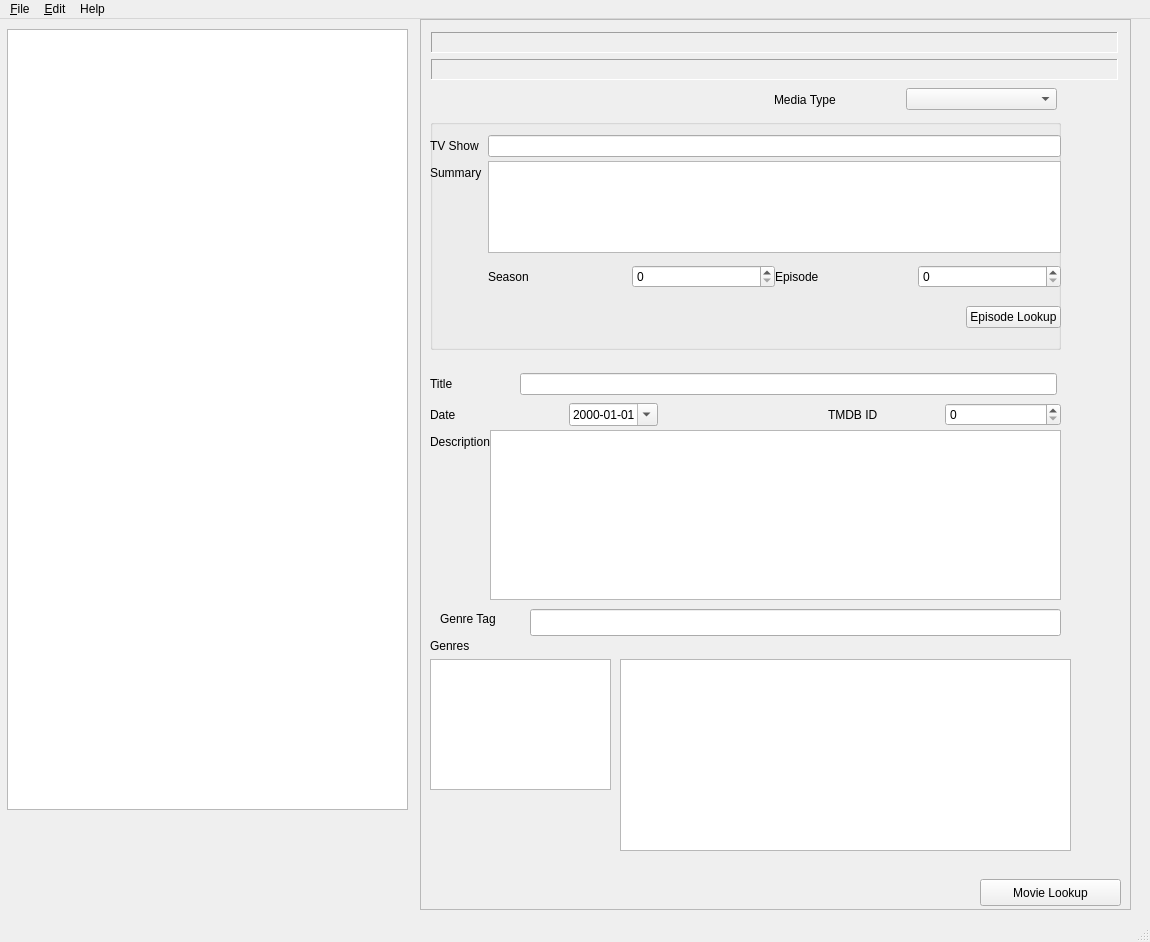
<?xml version="1.0" encoding="UTF-8"?>
<ui version="4.0">
 <class>MainWindow</class>
 <widget class="QMainWindow" name="MainWindow">
  <property name="geometry">
   <rect>
    <x>0</x>
    <y>0</y>
    <width>1150</width>
    <height>942</height>
   </rect>
  </property>
  <property name="windowTitle">
   <string>Tag Media</string>
  </property>
  <widget class="QWidget" name="centralwidget">
   <property name="sizePolicy">
    <sizepolicy hsizetype="Expanding" vsizetype="Expanding">
     <horstretch>2</horstretch>
     <verstretch>1</verstretch>
    </sizepolicy>
   </property>
   <widget class="QListWidget" name="FileList">
    <property name="geometry">
     <rect>
      <x>7</x>
      <y>10</y>
      <width>401</width>
      <height>781</height>
     </rect>
    </property>
    <property name="sizePolicy">
     <sizepolicy hsizetype="Maximum" vsizetype="MinimumExpanding">
      <horstretch>0</horstretch>
      <verstretch>0</verstretch>
     </sizepolicy>
    </property>
   </widget>
   <widget class="QFrame" name="MediaInfoFrame">
    <property name="enabled">
     <bool>true</bool>
    </property>
    <property name="geometry">
     <rect>
      <x>420</x>
      <y>0</y>
      <width>711</width>
      <height>891</height>
     </rect>
    </property>
    <property name="sizePolicy">
     <sizepolicy hsizetype="Expanding" vsizetype="Expanding">
      <horstretch>1</horstretch>
      <verstretch>0</verstretch>
     </sizepolicy>
    </property>
    <property name="frameShape">
     <enum>QFrame::StyledPanel</enum>
    </property>
    <property name="frameShadow">
     <enum>QFrame::Sunken</enum>
    </property>
    <property name="lineWidth">
     <number>2</number>
    </property>
    <widget class="QGroupBox" name="TVShowGroup">
     <property name="enabled">
      <bool>true</bool>
     </property>
     <property name="geometry">
      <rect>
       <x>10</x>
       <y>100</y>
       <width>631</width>
       <height>231</height>
      </rect>
     </property>
     <property name="minimumSize">
      <size>
       <width>0</width>
       <height>0</height>
      </size>
     </property>
     <property name="title">
      <string/>
     </property>
     <widget class="QWidget" name="layoutWidget">
      <property name="geometry">
       <rect>
        <x>0</x>
        <y>10</y>
        <width>631</width>
        <height>211</height>
       </rect>
      </property>
      <layout class="QFormLayout" name="formLayout">
       <property name="verticalSpacing">
        <number>4</number>
       </property>
       <property name="topMargin">
        <number>6</number>
       </property>
       <property name="bottomMargin">
        <number>6</number>
       </property>
       <item row="0" column="0">
        <widget class="QLabel" name="TVShowLabel">
         <property name="text">
          <string>TV Show</string>
         </property>
         <property name="buddy">
          <cstring>TVShow</cstring>
         </property>
        </widget>
       </item>
       <item row="0" column="1">
        <widget class="QLineEdit" name="TVShow"/>
       </item>
       <item row="1" column="0">
        <widget class="QLabel" name="SummaryLabel">
         <property name="text">
          <string>Summary</string>
         </property>
        </widget>
       </item>
       <item row="2" column="1">
        <layout class="QHBoxLayout" name="horizontalLayout_4">
         <property name="topMargin">
          <number>4</number>
         </property>
         <property name="bottomMargin">
          <number>4</number>
         </property>
         <item>
          <layout class="QHBoxLayout" name="horizontalLayout_2">
           <property name="topMargin">
            <number>4</number>
           </property>
           <property name="bottomMargin">
            <number>4</number>
           </property>
           <item>
            <widget class="QLabel" name="SeasonLabel">
             <property name="text">
              <string>Season</string>
             </property>
             <property name="alignment">
              <set>Qt::AlignLeading|Qt::AlignLeft|Qt::AlignVCenter</set>
             </property>
            </widget>
           </item>
           <item>
            <widget class="QSpinBox" name="TVSeason">
             <property name="maximum">
              <number>9999</number>
             </property>
            </widget>
           </item>
          </layout>
         </item>
         <item>
          <layout class="QHBoxLayout" name="horizontalLayout_3">
           <property name="topMargin">
            <number>4</number>
           </property>
           <property name="bottomMargin">
            <number>4</number>
           </property>
           <item>
            <widget class="QLabel" name="EpisodeLabel">
             <property name="text">
              <string>Episode</string>
             </property>
            </widget>
           </item>
           <item>
            <widget class="QSpinBox" name="TVEpisode"/>
           </item>
          </layout>
         </item>
        </layout>
       </item>
       <item row="4" column="1">
        <layout class="QHBoxLayout" name="horizontalLayout_5">
         <property name="topMargin">
          <number>6</number>
         </property>
         <property name="bottomMargin">
          <number>6</number>
         </property>
         <item>
          <spacer name="horizontalSpacer_2">
           <property name="orientation">
            <enum>Qt::Horizontal</enum>
           </property>
           <property name="sizeHint" stdset="0">
            <size>
             <width>40</width>
             <height>20</height>
            </size>
           </property>
          </spacer>
         </item>
         <item>
          <widget class="QPushButton" name="TVMetadataLookup">
           <property name="text">
            <string>Episode Lookup</string>
           </property>
           <property name="icon">
            <iconset theme="edit-find">
             <normaloff>.</normaloff>.</iconset>
           </property>
          </widget>
         </item>
        </layout>
       </item>
       <item row="1" column="1">
        <widget class="QTextEdit" name="TVShowSummary"/>
       </item>
      </layout>
     </widget>
    </widget>
    <widget class="QPushButton" name="MovieMetadataLookup">
     <property name="geometry">
      <rect>
       <x>560</x>
       <y>860</y>
       <width>141</width>
       <height>27</height>
      </rect>
     </property>
     <property name="text">
      <string>Movie Lookup</string>
     </property>
     <property name="icon">
      <iconset theme="search">
       <normaloff>.</normaloff>.</iconset>
     </property>
    </widget>
    <widget class="QWidget" name="layoutWidget">
     <property name="geometry">
      <rect>
       <x>11</x>
       <y>11</y>
       <width>691</width>
       <height>52</height>
      </rect>
     </property>
     <layout class="QVBoxLayout" name="verticalLayout_2">
      <property name="sizeConstraint">
       <enum>QLayout::SetMinimumSize</enum>
      </property>
      <property name="topMargin">
       <number>2</number>
      </property>
      <property name="rightMargin">
       <number>4</number>
      </property>
      <property name="bottomMargin">
       <number>2</number>
      </property>
      <item>
       <widget class="QLabel" name="CurrentDirectory">
        <property name="autoFillBackground">
         <bool>true</bool>
        </property>
        <property name="frameShape">
         <enum>QFrame::Panel</enum>
        </property>
        <property name="frameShadow">
         <enum>QFrame::Sunken</enum>
        </property>
        <property name="text">
         <string/>
        </property>
       </widget>
      </item>
      <item>
       <widget class="QLabel" name="CurrentFile">
        <property name="autoFillBackground">
         <bool>true</bool>
        </property>
        <property name="frameShape">
         <enum>QFrame::Panel</enum>
        </property>
        <property name="frameShadow">
         <enum>QFrame::Sunken</enum>
        </property>
        <property name="text">
         <string/>
        </property>
       </widget>
      </item>
     </layout>
    </widget>
    <widget class="QWidget" name="layoutWidget">
     <property name="geometry">
      <rect>
       <x>350</x>
       <y>60</y>
       <width>291</width>
       <height>41</height>
      </rect>
     </property>
     <layout class="QHBoxLayout" name="horizontalLayout_6" stretch="5,6">
      <property name="leftMargin">
       <number>4</number>
      </property>
      <property name="topMargin">
       <number>6</number>
      </property>
      <property name="rightMargin">
       <number>4</number>
      </property>
      <property name="bottomMargin">
       <number>6</number>
      </property>
      <item>
       <widget class="QLabel" name="MediaTypeLabel">
        <property name="text">
         <string>Media Type</string>
        </property>
       </widget>
      </item>
      <item>
       <widget class="QComboBox" name="MediaType">
        <property name="sizePolicy">
         <sizepolicy hsizetype="Preferred" vsizetype="Fixed">
          <horstretch>1</horstretch>
          <verstretch>0</verstretch>
         </sizepolicy>
        </property>
       </widget>
      </item>
     </layout>
    </widget>
    <widget class="QLabel" name="GenreTagLabel">
     <property name="geometry">
      <rect>
       <x>20</x>
       <y>590</y>
       <width>91</width>
       <height>19</height>
      </rect>
     </property>
     <property name="text">
      <string>Genre Tag</string>
     </property>
    </widget>
    <widget class="QLineEdit" name="GenreTag">
     <property name="geometry">
      <rect>
       <x>110</x>
       <y>590</y>
       <width>531</width>
       <height>27</height>
      </rect>
     </property>
     <property name="readOnly">
      <bool>true</bool>
     </property>
    </widget>
    <widget class="QTableView" name="CastView">
     <property name="geometry">
      <rect>
       <x>200</x>
       <y>640</y>
       <width>451</width>
       <height>192</height>
      </rect>
     </property>
    </widget>
    <widget class="QWidget" name="">
     <property name="geometry">
      <rect>
       <x>10</x>
       <y>350</y>
       <width>631</width>
       <height>231</height>
      </rect>
     </property>
     <layout class="QVBoxLayout" name="verticalLayout">
      <property name="spacing">
       <number>0</number>
      </property>
      <item>
       <layout class="QHBoxLayout" name="horizontalLayout" stretch="1,6">
        <property name="sizeConstraint">
         <enum>QLayout::SetDefaultConstraint</enum>
        </property>
        <property name="topMargin">
         <number>4</number>
        </property>
        <property name="rightMargin">
         <number>4</number>
        </property>
        <property name="bottomMargin">
         <number>4</number>
        </property>
        <item>
         <widget class="QLabel" name="MediaTitleLabel">
          <property name="text">
           <string>Title</string>
          </property>
          <property name="buddy">
           <cstring>MediaTitle</cstring>
          </property>
         </widget>
        </item>
        <item>
         <widget class="QLineEdit" name="MediaTitle"/>
        </item>
       </layout>
      </item>
      <item>
       <layout class="QHBoxLayout" name="horizontalLayout_8" stretch="1,0,1">
        <item>
         <layout class="QHBoxLayout" name="DateLayout" stretch="5,1">
          <property name="topMargin">
           <number>4</number>
          </property>
          <property name="rightMargin">
           <number>6</number>
          </property>
          <property name="bottomMargin">
           <number>4</number>
          </property>
          <item>
           <widget class="QLabel" name="ReleasedDateLabel">
            <property name="sizePolicy">
             <sizepolicy hsizetype="Expanding" vsizetype="Preferred">
              <horstretch>1</horstretch>
              <verstretch>0</verstretch>
             </sizepolicy>
            </property>
            <property name="text">
             <string>Date </string>
            </property>
            <property name="alignment">
             <set>Qt::AlignLeading|Qt::AlignLeft|Qt::AlignVCenter</set>
            </property>
           </widget>
          </item>
          <item>
           <widget class="QDateEdit" name="ReleasedDate">
            <property name="displayFormat">
             <string>yyyy-MM-dd</string>
            </property>
            <property name="calendarPopup">
             <bool>true</bool>
            </property>
           </widget>
          </item>
         </layout>
        </item>
        <item>
         <spacer name="horizontalSpacer">
          <property name="orientation">
           <enum>Qt::Horizontal</enum>
          </property>
          <property name="sizeHint" stdset="0">
           <size>
            <width>164</width>
            <height>20</height>
           </size>
          </property>
         </spacer>
        </item>
        <item>
         <layout class="QHBoxLayout" name="horizontalLayout_7">
          <property name="topMargin">
           <number>2</number>
          </property>
          <property name="bottomMargin">
           <number>2</number>
          </property>
          <item>
           <widget class="QLabel" name="TMDBIDLabel">
            <property name="text">
             <string>TMDB ID</string>
            </property>
           </widget>
          </item>
          <item>
           <widget class="QSpinBox" name="TMDBID">
            <property name="maximum">
             <number>9999999</number>
            </property>
           </widget>
          </item>
         </layout>
        </item>
       </layout>
      </item>
      <item>
       <layout class="QFormLayout" name="formLayout_2">
        <item row="0" column="0">
         <widget class="QLabel" name="MediaDescriptionLabel">
          <property name="text">
           <string>Description</string>
          </property>
         </widget>
        </item>
        <item row="0" column="1">
         <widget class="QPlainTextEdit" name="MediaDescription"/>
        </item>
       </layout>
      </item>
     </layout>
    </widget>
    <widget class="QWidget" name="">
     <property name="geometry">
      <rect>
       <x>10</x>
       <y>620</y>
       <width>181</width>
       <height>151</height>
      </rect>
     </property>
     <layout class="QVBoxLayout" name="verticalLayout_3">
      <item>
       <widget class="QLabel" name="GenresLabel">
        <property name="text">
         <string>Genres</string>
        </property>
       </widget>
      </item>
      <item>
       <widget class="QListWidget" name="Genres">
        <property name="selectionMode">
         <enum>QAbstractItemView::MultiSelection</enum>
        </property>
       </widget>
      </item>
     </layout>
    </widget>
   </widget>
  </widget>
  <widget class="QMenuBar" name="menubar">
   <property name="geometry">
    <rect>
     <x>0</x>
     <y>0</y>
     <width>1150</width>
     <height>24</height>
    </rect>
   </property>
   <widget class="QMenu" name="menuFile">
    <property name="title">
     <string>&amp;File</string>
    </property>
    <addaction name="actionOpenFile"/>
    <addaction name="actionSaveFile"/>
    <addaction name="actionCloseFile"/>
    <addaction name="separator"/>
    <addaction name="actionExit"/>
   </widget>
   <widget class="QMenu" name="menuEdit">
    <property name="title">
     <string>&amp;Edit</string>
    </property>
   </widget>
   <widget class="QMenu" name="menuHelp">
    <property name="title">
     <string>Help</string>
    </property>
    <addaction name="actionAbout"/>
   </widget>
   <addaction name="menuFile"/>
   <addaction name="menuEdit"/>
   <addaction name="menuHelp"/>
  </widget>
  <widget class="QStatusBar" name="StatusBar">
   <property name="autoFillBackground">
    <bool>true</bool>
   </property>
  </widget>
  <action name="actionAbout">
   <property name="text">
    <string>About</string>
   </property>
  </action>
  <action name="actionOpenFile">
   <property name="icon">
    <iconset theme="document-open">
     <normaloff>.</normaloff>.</iconset>
   </property>
   <property name="text">
    <string>Open</string>
   </property>
   <property name="toolTip">
    <string>Open a media file</string>
   </property>
   <property name="shortcut">
    <string>Ctrl+O</string>
   </property>
  </action>
  <action name="actionCloseFile">
   <property name="text">
    <string>Close</string>
   </property>
   <property name="shortcut">
    <string>Ctrl+W</string>
   </property>
  </action>
  <action name="actionExit">
   <property name="icon">
    <iconset theme="application-exit">
     <normaloff>.</normaloff>.</iconset>
   </property>
   <property name="text">
    <string>Exit</string>
   </property>
   <property name="shortcut">
    <string>Ctrl+Q</string>
   </property>
  </action>
  <action name="actionSaveFile">
   <property name="icon">
    <iconset theme="document-save">
     <normaloff>.</normaloff>.</iconset>
   </property>
   <property name="text">
    <string>Save</string>
   </property>
   <property name="shortcut">
    <string>Ctrl+S</string>
   </property>
  </action>
 </widget>
 <resources/>
 <connections/>
</ui>
